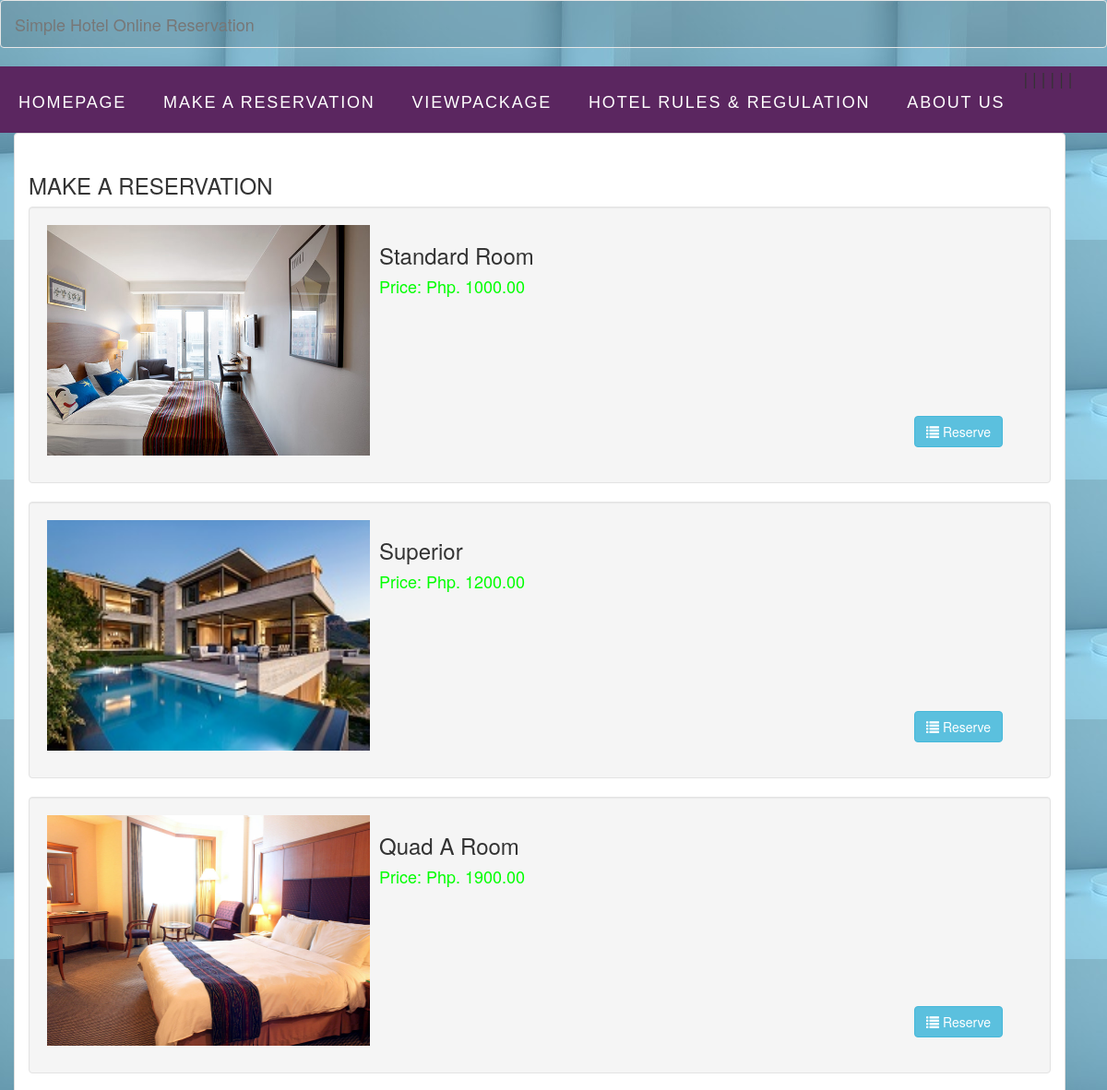
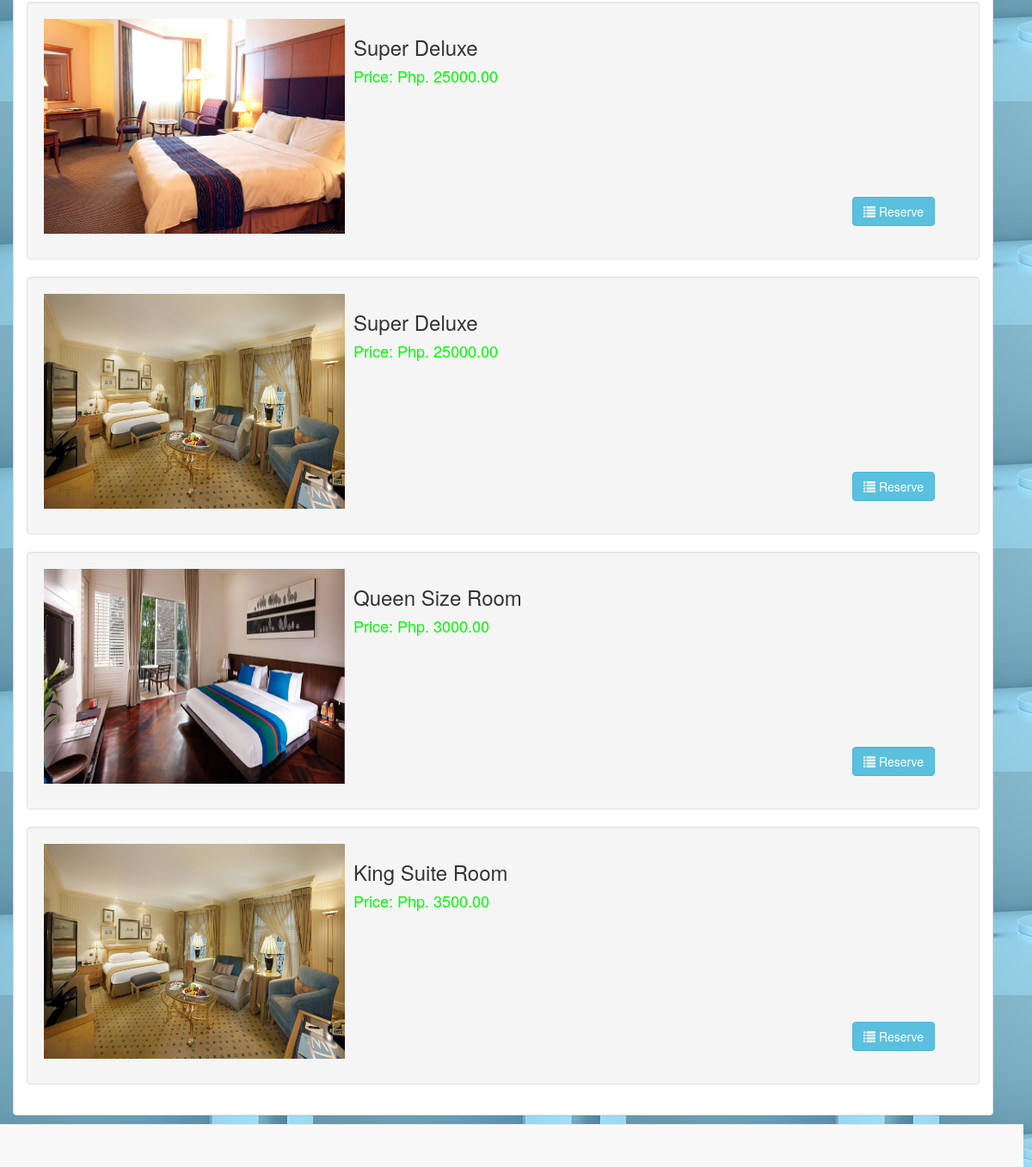
The app's page /reservation.php with its own data (2 pictures, top to bottom).
### tables this page shows
CREATE TABLE IF NOT EXISTS `room` (
  `room_id` int(11) NOT NULL,
  `room_type` varchar(50) NOT NULL,
  `price` varchar(11) NOT NULL,
  `photo` varchar(100) NOT NULL
);

### reservation.php (the view, shortened to what this page needs)
<!DOCTYPE html>
<html lang = "en">
	<head>
		<link rel = "stylesheet" type = "text/css" href = "css/bootstrap.css " />
		<link rel = "stylesheet" type = "text/css" href = "css/style.css" />
	</head>
<body>
	<nav style = "background-color:rgba(0, 0, 0, 0.1);" class = "navbar navbar-default">
		<div  class = "container-fluid">
			<div class = "navbar-header">
				<a class = "navbar-brand" >Simple Hotel Online Reservation</a>
			</div>
		</div>
	</nav>
	    <div id="menubar">
	<ul id = "menu">
		<li><a href = "login.php">Homepage</a></li> |
		<li><a href = "reservation.php">Make a reservation</a></li> |
		<li><a href = "viewpackage.php">viewpackage</a></li> |
		<li><a href = "rulesandregulation.php">Hotel Rules & Regulation</a></li> |
		<li><a href = "aboutus.php">About us</a></li> |
		<li><a href = "contactus.php">Contact us</a></li> |
              <li><a href = "index.php">Logout</a></li>
                    <li><a href = "admin/index.php">Admin Login</a></li>	</ul>
    </div>
	<div style = "margin-left:0;" class = "container">
		<div class = "panel panel-default">
			<div class = "panel-body">
				<strong><h3>MAKE A RESERVATION</h3></strong>
				<?php
					require_once 'admin/connect.php';
					$query = $conn->query("SELECT * FROM `room` ORDER BY `price` ASC") or die(mysql_error());
					while($fetch = $query->fetch_array()){
				?>
					<div class = "well" style = "height:300px; width:100%;">
						<div style = "float:left;">
							<img src = "photo/<?php echo $fetch['photo']?>" height = "250" width = "350"/>
						</div>
						<div style = "float:left; margin-left:10px;">
							<h3><?php echo $fetch['room_type']?></h3>
							<h4 style = "color:#00ff00;"><?php echo "Price: Php. ".$fetch['price'].".00"?></h4>
							<br /><br /><br /><br /><br /><br />
							<a style = "margin-left:580px;" href = "add_reserve.php?room_id=<?php echo $fetch['room_id']?>" class = "btn btn-info"><i class = "glyphicon glyphicon-list"></i> Reserve</a>
						</div>
					</div>
				<?php
					}
				?>
			</div>
		</div>
	</div>
	<br />
	<br />
	<div style = "text-align:right; margin-right:10px;" class = "navbar navbar-default navbar-fixed-bottom">
	</div>
</body>
</html>

### css/style.css (style rules this page uses)
#menu { list-style-type:none; font-size:18px; }
#menu li { display:inline; }
body { background-image:url(../images/h3.jpg); }

### reservation.php (style rules this page uses)
#menubar { width: 100%; height: 72px; padding: 0; background: #5B2660 url(menu.png) repeat-x; }
ul#menu, ul#menu li { float: left; margin: 0; padding: 0; }
ul#menu li { list-style: none; }
ul#menu li a { letter-spacing: 0.1em; font: normal 100% 'lucida sans unicode', arial, sans-serif; display: block; float: left; height: 25px; padding: 29px 20px 29px 20px; text-align: center; color: #FFF; text-transform: uppercase; text-decoration: none; background: transparent; }

### records on screen
room: photo (picture), room_type "Standard Room", price "1000"
room: photo (picture), room_type "Superior", price "1200"
room: photo (picture), room_type "Quad A Room", price "1900"
room: photo (picture), room_type "Super Deluxe", price "25000"
room: photo (picture), room_type "Super Deluxe", price "25000"
room: photo (picture), room_type "Queen Size Room", price "3000"
room: photo (picture), room_type "King Suite Room", price "3500"
